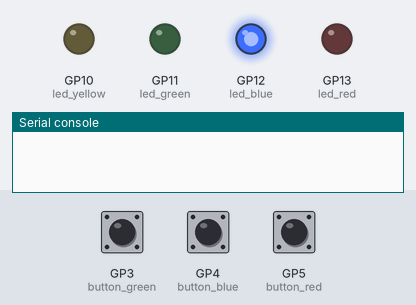
The program below on a simulated Raspberry Pi Pico running MicroPython. On the bench: output pins drawn as LEDs (lit = HIGH), the last lines printed to the serial console. The test bench sets the inputs (shaded band); at power-on: GP4 (button_blue) HIGH, GP5 (button_red) HIGH, GP3 (button_green) HIGH. Random numbers come from a fixed seed.

Above: at 1.2 s.
1.3 s: GP4 (button_blue) pulled LOW for 0.15 s
At 2.5 s:
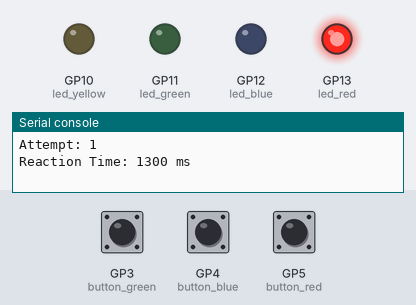
2.9 s: GP5 (button_red) pulled LOW for 0.15 s
At 3.9 s:
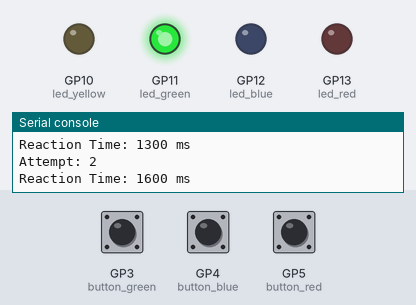
Timing chart, 0 to 5.9 s (numbered marks = the images above; inputs shaded):
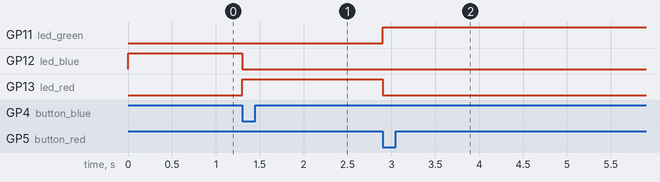

The program:

Raspberry_Pi_Pico_W_Exercise_1.py
```python
## Part 1 - Hello World

#import time
#time.sleep(3.5)
#print("Hello, Pi Pico W! - Skylar")

## Part 2 - Blink Onboard LED

#import machine
#import time
#led = machine.Pin("LED", machine.Pin.OUT)

#while True:
#    led.value(1)
#    time.sleep(1)
#    led.value(0)
#    time.sleep(1)

## Part 3 - Blink External LED

#import machine
#import time
#led = machine.Pin(13, machine.Pin.OUT)

#while True:
#    led.value(1)
#    time.sleep(1)
#    led.value(0)
#    time.sleep(1)

## Part 4 - LED Reaction Game

from machine import Pin
import time
import random

led_red = Pin(13, Pin.OUT)
led_blue = Pin(12, Pin.OUT)
led_green = Pin(11, Pin.OUT)
led_yellow = Pin(10, Pin.OUT)
button_red = Pin(5, Pin.IN, Pin.PULL_UP)
button_blue = Pin(4, Pin.IN, Pin.PULL_UP)
button_green = Pin(3, Pin.IN, Pin.PULL_UP)
button_yellow = Pin(2, Pin.IN, Pin.PULL_UP)

num = 0; start = 0; end = 0; elapsed = 0; attempt = 0;

#Code could probably be optimized using matrices and indexing
while True:
    num = random.randint(0, 3)
    attempt = attempt + 1
    start = time.ticks_ms()

    if num == 0:
        led_red.value(1)
        while True:
            if button_red.value() == 0:
                end = time.ticks_ms()
                elapsed = time.ticks_diff(end, start)
                led_red.value(0)
                print("Attempt: " +str(attempt))
                print("Reaction Time: " + str(elapsed) + " ms")
                break

    if num == 1:
        led_blue.value(1)
        while True:
            if button_blue.value() == 0:
                end = time.ticks_ms()
                elapsed = time.ticks_diff(end, start)
                led_blue.value(0)
                print("Attempt: " +str(attempt))
                print("Reaction Time: " + str(elapsed) + " ms")
                break

    if num == 2:
        led_green.value(1)
        while True:
            if button_green.value() == 0:
                end = time.ticks_ms()
                elapsed = time.ticks_diff(end, start)
                led_green.value(0)
                print("Attempt: " +str(attempt))
                print("Reaction Time: " + str(elapsed) + " ms")
                break

    if num == 3:
        led_yellow.value(1)
        while True:
            if button_yellow.value() == 0:
                end = time.ticks_ms()
                elapsed = time.ticks_diff(end, start)
                led_yellow.value(0)
                print("Attempt: " +str(attempt))
                print("Reaction Time: " + str(elapsed) + " ms")
                break
```

Measured:
- after the input at 1.3 s, GP12 (led_blue): HIGH → LOW at once; GP13 (led_red): LOW → HIGH at once
- after the input at 2.9 s, GP11 (led_green): LOW → HIGH at once; GP13 (led_red): HIGH → LOW at once
